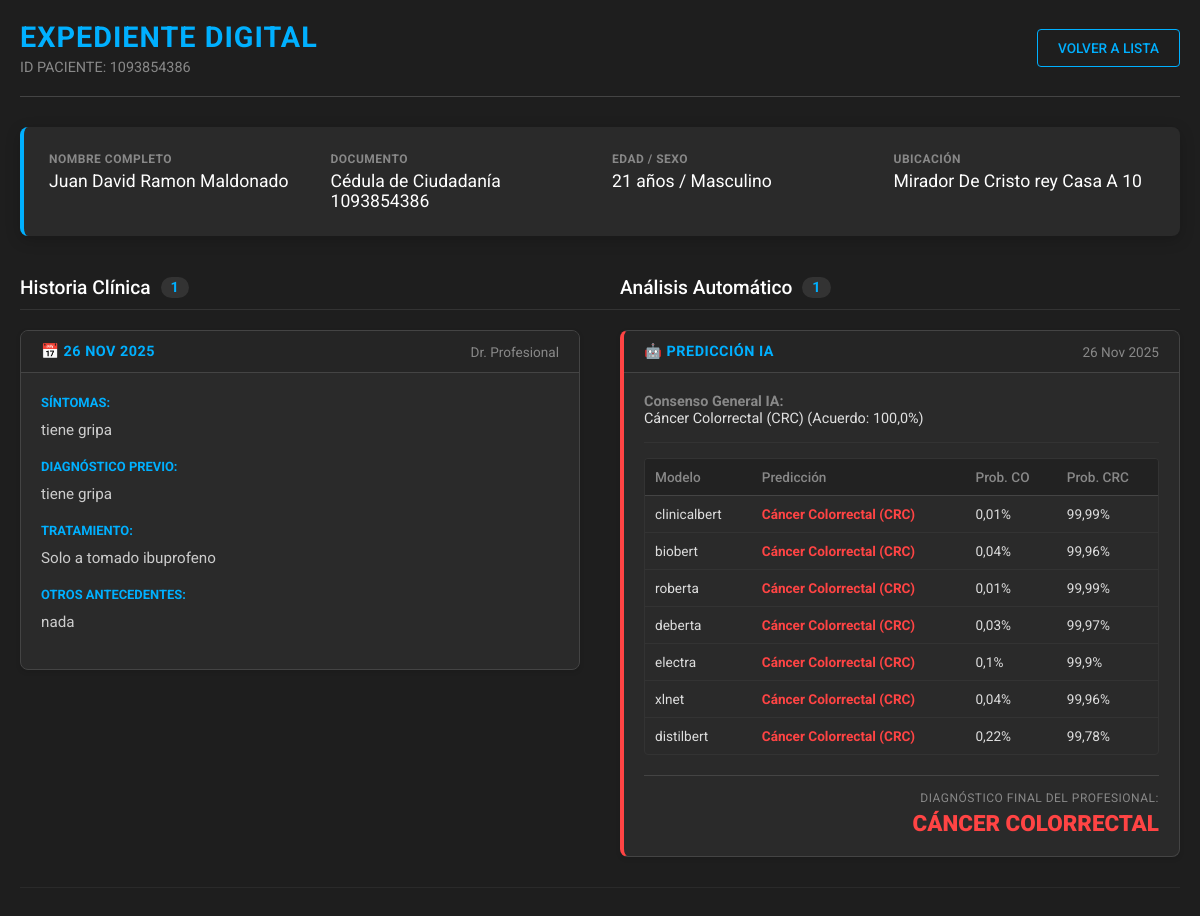
Page /historial_clinico/14/ on the committed database.
### myapp/models.py (models this page shows, shortened)
class Paciente(models.Model):
    TIPO_ID_CHOICES = (
        ('CC', 'Cédula de Ciudadanía'),
        ('TI', 'Tarjeta de Identidad'),
        ('CE', 'Cédula de Extranjería'),
        ('PA', 'Pasaporte'),
    )
    ESTADO_CIVIL_CHOICES = (
        ('SOLTERO', 'Soltero/a'),
        ('CASADO', 'Casado/a'),
        ('DIVORCIADO', 'Divorciado/a'),
        ('VIUDO', 'Viudo/a'),
        ('UNION_LIBRE', 'Unión Libre'),
    )
    SEXO_CHOICES = (
        ('M', 'Masculino'),
        ('F', 'Femenino'),
        ('O', 'Otro'),
    )
    tipo_identificacion = models.CharField(
        max_length=3,
        choices=TIPO_ID_CHOICES,
        default='CC',
        verbose_name="Tipo de Identificación"
    )
    numero_identificacion = models.CharField(
        max_length=20,
        unique=True,
        verbose_name="Número de Identificación"
    )
    primer_nombre = models.CharField(max_length=100, verbose_name="Primer Nombre")
    segundo_nombre = models.CharField(
        max_length=100,
        blank=True,
        null=True,
        verbose_name="Segundo Nombre"
    )
    primer_apellido = models.CharField(max_length=100, verbose_name="Primer Apellido")
    segundo_apellido = models.CharField(
        max_length=100,
        blank=True,
        null=True,
        verbose_name="Segundo Apellido"
    )
    estado_civil = models.CharField(
        max_length=15,
        choices=ESTADO_CIVIL_CHOICES,
        verbose_name="Estado Civil"
    )
    fecha_nacimiento = models.DateField(verbose_name="Fecha de Nacimiento")
    pais_nacimiento = models.CharField(
        max_length=100,
        default='Colombia',
        verbose_name="País de Nacimiento"
    )
    sexo = models.CharField(
        max_length=1,
        choices=SEXO_CHOICES,
        verbose_name="Sexo"
    )
    direccion_residencia = models.CharField(
        max_length=255,
        verbose_name="Dirección de Residencia"
    )
    telefono = models.CharField(
        max_length=15,
        blank=True,
        null=True,
        verbose_name="Teléfono"
    )
    grupo_etnico = models.CharField(
        max_length=100,
        blank=True,
        null=True,
        verbose_name="Grupo Étnico"
    )
    class Meta:
        verbose_name = "Paciente"
        verbose_name_plural = "Pacientes"
        ordering = ['primer_apellido', 'primer_nombre']
    def calcular_edad(self):
        today = date.today()
        return today.year - self.fecha_nacimiento.year - ((today.month, today.day) < (self.fecha_nacimiento.month, self.fecha_nacimiento.day))
    edad = property(calcular_edad)

class HistoriaClinica(models.Model):
    paciente = models.ForeignKey(
        'Paciente',
        on_delete=models.CASCADE,
        related_name='historias',
        verbose_name="Paciente"
    )
    fecha_visita = models.DateTimeField(
        auto_now_add=True,
        verbose_name="Fecha y Hora de la Visita"
    )
    sintomas_actuales = models.TextField(
        verbose_name="Síntomas del Paciente"
    )
    tratamientos_actuales = models.TextField(
        verbose_name="Tratamientos/Examenes realizados"
    )
    diagnostico_principal = models.TextField(
        verbose_name="Diagnóstico del Profesional"
    )
    otras_comorbilidades = models.TextField(
        blank=True,
        null=True,
        verbose_name="Otras Comorbilidades y Antecedentes"
    )
    class Meta:
        verbose_name = "Historia Clínica"
        verbose_name_plural = "Historias Clínicas "
        ordering = ['-fecha_visita']

class AnalisisFinal(models.Model):
    DIAGNOSTICO_FINAL_CHOICES = (
        ('CCR', 'Cáncer Colorrectal'),
        ('CO', 'Paciente Control'),
    )
    paciente = models.ForeignKey(
        'Paciente',
        on_delete=models.CASCADE,
        related_name='analisis_finales',
        verbose_name="Paciente"
    )
    predicciones_nlp = models.JSONField(
        verbose_name="Predicciones NLP (JSON)"
    )
    diagnostico_final = models.CharField(
        max_length=3,
        choices=DIAGNOSTICO_FINAL_CHOICES,
        verbose_name="Diagnóstico Final"
    )
    fecha_analisis = models.DateTimeField(
        auto_now_add=True,
        verbose_name="Fecha del Análisis"
    )
    class Meta:
        verbose_name = "Análisis Final"
        verbose_name_plural = "Análisis Finales"
        ordering = ['-fecha_analisis']

### myapp/views.py (the view)
# urls.py: path('historial_clinico/<int:pk>/', views.historial_clinico, name='historial_clinico'),
def historial_clinico(request, pk):
    paciente = get_object_or_404(Paciente, pk=pk)
    historias = paciente.historias.all().order_by('-fecha_visita')
    analisis = paciente.analisis_finales.all().order_by('-fecha_analisis')
    registros_combinados = zip_longest(historias, analisis, fillvalue=None)
    context = {
        'paciente': paciente,
        'registros_combinados': registros_combinados, # Enviamos los pares al HTML
        'total_historias': historias.count(),
        'total_analisis': analisis.count(),
    }
    return render(request, 'historial_clinico.html', context)

### myapp/templates/historial_clinico.html (shortened to what this page needs)
{% load static %}
<!DOCTYPE html>
<html lang="es">
<head>
</head>
<body>
    <div class="top-bar">
        <div>
            <h1>Expediente Digital</h1>
            <span class="sub-id">ID PACIENTE: {{ paciente.numero_identificacion }}</span>
        </div>
        <a href="{% url 'lista_pacientes' %}" class="btn-volver">Volver a Lista</a>
    </div>
    <div class="paciente-card">
        <div class="info-group">
            <label>Nombre Completo</label>
            <span>{{ paciente.primer_nombre }} {{ paciente.segundo_nombre }} {{ paciente.primer_apellido }} {{ paciente.segundo_apellido }}</span>
        </div>
        <div class="info-group">
            <label>Documento</label>
            <span>{{ paciente.get_tipo_identificacion_display }} {{ paciente.numero_identificacion }}</span>
        </div>
        <div class="info-group">
            <label>Edad / Sexo</label>
            <span>{{ paciente.edad }} años / {{ paciente.get_sexo_display }}</span>
        </div>
        <div class="info-group">
            <label>Ubicación</label>
            <span>{{ paciente.direccion_residencia }}</span>
        </div>
    </div>
    <div class="grid-headers">
        <div class="header-title">
            Historia Clínica <span class="badge-count">{{ total_historias }}</span>
        </div>
        <div class="header-title">
            Análisis Automático <span class="badge-count">{{ total_analisis }}</span>
        </div>
    </div>
    {% for hc, ana in registros_combinados %}
    <div class="medical-row">
        <div>
            {% if hc %}
            <div class="history-card">
                <div class="card-header">
                    <span class="fecha-dato">📅 {{ hc.fecha_visita|date:"d M Y" }}</span>
                    <span class="autor-dato">Dr. Profesional</span>
                </div>
                <div class="card-body">
                    <p><span class="label-med">Síntomas:</span> {{ hc.sintomas_actuales }}</p>
                    <p><span class="label-med">Diagnóstico Previo:</span> {{ hc.diagnostico_principal }}</p>
                    <p><span class="label-med">Tratamiento:</span> {{ hc.tratamientos_actuales }}</p>
                    {% if hc.otras_comorbilidades %}
                        <p><span class="label-med">Otros Antecedentes:</span> {{ hc.otras_comorbilidades }}</p>
                    {% endif %}
                </div>
            </div>
            {% else %}
            <div class="empty-slot">Sin historia clínica registrada</div>
            {% endif %}
        </div>
        <div>
            {% if ana %}
            <div class="history-card ai-card {% if ana.diagnostico_final == 'CCR' %}borde-ccr{% else %}borde-co{% endif %}">
                <div class="card-header">
                    <span class="fecha-dato">🤖 Predicción IA</span>
                    <span class="autor-dato">{{ ana.fecha_analisis|date:"d M Y" }}</span>
                </div>
                <div class="card-body">
                    <div class="consenso-info">
                        <span style="color: #888; font-weight: bold;">Consenso General IA:</span><br>
                        {{ ana.predicciones_nlp.consenso.resultado_general }}
                        (Acuerdo: {{ ana.predicciones_nlp.consenso.porcentaje_acuerdo }}%)
                    </div>
                    <div class="mini-table-container">
                        <table class="mini-table">
                            <thead>
                                <tr>
                                    <th>Modelo</th>
                                    <th>Predicción</th>
                                    <th>Prob. CO</th>
                                    <th>Prob. CRC</th>
                                </tr>
                            </thead>
                            <tbody>
                                {% for item in ana.predicciones_nlp.predicciones %}
                                <tr>
                                    <td>{{ item.modelo }}</td>
                                    <td>
                                        {% if "CRC" in item.prediccion or "Cancer" in item.prediccion %}
                                            <span class="txt-ccr">{{ item.prediccion }}</span>
                                        {% else %}
                                            <span class="txt-co">{{ item.prediccion }}</span>
                                        {% endif %}
                                    </td>
                                    <td>{{ item.probabilidad_CO }}%</td>
                                    <td>{{ item.probabilidad_CRC }}%</td>
                                </tr>
                                {% endfor %}
                            </tbody>
                        </table>
                    </div>
                    <div class="diagnostico-footer">
                        <span class="label-profesional">Diagnóstico Final del Profesional:</span>
                        <span class="valor-diagnostico {% if ana.diagnostico_final == 'CCR' %}diag-ccr{% else %}diag-co{% endif %}">
                            {{ ana.get_diagnostico_final_display }}
                        </span>
                    </div>
                </div>
            </div>
            {% else %}
            <div class="empty-slot">Sin análisis de IA registrado</div>
            {% endif %}
        </div>
    </div>
    {% endfor %}
</body>
</html>

### myapp/templates/historial_clinico.html (style rules this page uses)
:root { --fondo-oscuro: #1E1E1E; --fondo-claro: #2A2A2A; --color-letra: #E0E0E0; --color-azul-electrico: #00B0FF; --color-inputs: #333333; --letra-principal: 'Roboto', sans-serif; --color-borde: #444; --color-alerta-ccr: #ff4444; --color-exito-co: #00C851; }
body { background-color: var(--fondo-oscuro); color: var(--color-letra); font-family: var(--letra-principal); margin: 0; padding: 20px; }
.top-bar { display: flex; justify-content: space-between; align-items: center; margin-bottom: 30px; border-bottom: 1px solid #444; padding-bottom: 20px; }
h1 { color: var(--color-azul-electrico); font-size: 1.8em; font-weight: 700; margin: 0; text-transform: uppercase; letter-spacing: 1px; }
.sub-id { color: #888; font-weight: 400; font-size: 0.9em; margin-top: 5px; display: block; }
.btn-volver { background-color: transparent; border: 1px solid var(--color-azul-electrico); color: var(--color-azul-electrico); padding: 10px 20px; cursor: pointer; text-decoration: none; font-weight: 500; transition: all 0.3s; border-radius: 4px; text-transform: uppercase; font-size: 0.85em; }
.paciente-card { background-color: var(--fondo-claro); padding: 25px; border-radius: 8px; box-shadow: 0 4px 15px rgba(0,0,0,0.2); margin-bottom: 40px; display: grid; grid-template-columns: repeat(auto-fit, minmax(200px, 1fr)); gap: 20px; border-left: 4px solid var(--color-azul-electrico); }
.info-group label { display: block; color: #888; font-size: 0.75em; margin-bottom: 5px; text-transform: uppercase; font-weight: 700; letter-spacing: 0.5px; }
.info-group span { font-size: 1.1em; font-weight: 400; color: white; }
.grid-headers { display: grid; grid-template-columns: 1fr 1fr; gap: 40px; margin-bottom: 20px; border-bottom: 1px solid #333; padding-bottom: 10px; }
.header-title { font-size: 1.2em; font-weight: 500; color: white; display: flex; align-items: center; gap: 10px; }
.badge-count { background-color: #333; color: var(--color-azul-electrico); padding: 2px 10px; border-radius: 12px; font-size: 0.75em; font-weight: 700; }
.medical-row { display: grid; grid-template-columns: 1fr 1fr; gap: 40px; align-items: start; margin-bottom: 30px; padding-bottom: 30px; border-bottom: 1px solid #2a2a2a; }
.history-card { background-color: var(--fondo-claro); border-radius: 8px; border: 1px solid var(--color-borde); box-shadow: 0 2px 5px rgba(0,0,0,0.1); overflow: hidden; height: 100%; }
.card-header { background-color: #252525; padding: 12px 20px; border-bottom: 1px solid var(--color-borde); display: flex; justify-content: space-between; align-items: center; }
.fecha-dato { font-weight: 700; color: var(--color-azul-electrico); font-size: 0.9em; letter-spacing: 0.5px; text-transform: uppercase; }
.autor-dato { font-size: 0.85em; color: #888; }
.card-body { padding: 20px; }
.card-body p { margin: 0 0 15px 0; font-size: 0.95em; line-height: 1.6; color: #ccc; }
.label-med { color: var(--color-azul-electrico); font-weight: 700; display: block; margin-bottom: 4px; font-size: 0.85em; text-transform: uppercase; }
.ai-card { border-left: 4px solid transparent; }
.borde-ccr { border-left-color: var(--color-alerta-ccr) !important; }
.diag-ccr { color: var(--color-alerta-ccr); }
.consenso-info { font-size: 0.9em; margin-bottom: 15px; padding-bottom: 15px; border-bottom: 1px solid #333; }
.mini-table-container { margin-top: 0; border: 1px solid #333; border-radius: 4px; overflow: hidden; }
.mini-table { width: 100%; border-collapse: collapse; font-size: 0.85em; }
.mini-table th { text-align: left; padding: 10px; background-color: #222; color: #888; font-weight: 500; border-bottom: 1px solid #444; }
.mini-table td { padding: 10px; border-bottom: 1px solid #333; color: #ddd; }
.mini-table tr:last-child td { border-bottom: none; }
.txt-ccr { color: var(--color-alerta-ccr); font-weight: 700; }
.diagnostico-footer { margin-top: 20px; padding-top: 15px; border-top: 1px solid #444; text-align: right; display: flex; flex-direction: column; align-items: flex-end; }
.label-profesional { color: #888; font-size: 0.75em; text-transform: uppercase; letter-spacing: 0.5px; margin-bottom: 5px; }
.valor-diagnostico { font-size: 1.4em; font-weight: 900; text-transform: uppercase; }

### rows in the picture
Paciente: numero_identificacion "1093854386", primer_nombre "Juan", segundo_nombre "David", primer_apellido "Ramon", segundo_apellido "Maldonado", tipo_identificacion "Cédula de Ciudadanía", edad "21", sexo "Masculino", direccion_residencia "Mirador De Cristo rey Casa A 10"
HistoriaClinica: fecha_visita "26 NOV 2025", sintomas_actuales "tiene gripa", diagnostico_principal "tiene gripa", tratamientos_actuales "Solo a tomado ibuprofeno", otras_comorbilidades "nada", fecha_analisis "26 Nov 2025", predicciones_nlp.consenso.resultado_general "Cáncer Colorrectal (CRC)", predicciones_nlp.consenso.porcentaje_acuerdo "100,0", modelo "clinicalbert" "biobert" "roberta" "deberta" "electra" "xlnet" "distilbert", prediccion "Cáncer Colorrectal (CRC)" "Cáncer Colorrectal (CRC)" "Cáncer Colorrectal (CRC)" "Cáncer Colorrectal (CRC)" "Cáncer Colorrectal (CRC)" "Cáncer Colorrectal (CRC)" "Cáncer Colorrectal (CRC)", probabilidad_CO "0,01" "0,04" "0,01" "0,03" "0,1" "0,04" "0,22", probabilidad_CRC "99,99" "99,96" "99,99" "99,97" "99,9" "99,96" "99,78", diagnostico_final "CÁNCER COLORRECTAL"

### other values in the picture
{{ total_historias }} "1"
{{ total_analisis }} "1"
